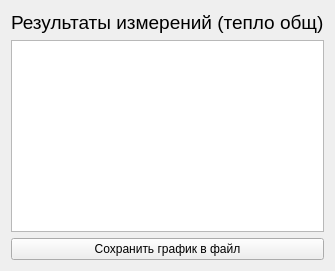
      <widget class="QWidget" name="page_5">
       <layout class="QVBoxLayout" name="verticalLayout_5">
        <item>
         <widget class="QLabel" name="label_22">
          <property name="sizePolicy">
           <sizepolicy hsizetype="Preferred" vsizetype="Fixed">
            <horstretch>0</horstretch>
            <verstretch>0</verstretch>
           </sizepolicy>
          </property>
          <property name="text">
           <string>&lt;html&gt;&lt;head/&gt;&lt;body&gt;&lt;p&gt;&lt;span style=&quot; font-size:14pt;&quot;&gt;Результаты измерений (тепло общ)&lt;/span&gt;&lt;/p&gt;&lt;/body&gt;&lt;/html&gt;</string>
          </property>
         </widget>
        </item>
        <item>
         <widget class="QTableWidget" name="tepl_results">
          <property name="sizePolicy">
           <sizepolicy hsizetype="Preferred" vsizetype="Preferred">
            <horstretch>0</horstretch>
            <verstretch>0</verstretch>
           </sizepolicy>
          </property>
          <property name="minimumSize">
           <size>
            <width>0</width>
            <height>0</height>
           </size>
          </property>
          <property name="alternatingRowColors">
           <bool>true</bool>
          </property>
         </widget>
        </item>
        <item>
         <widget class="QPushButton" name="save_tepl_graph_file">
          <property name="text">
           <string>Сохранить график в файл</string>
          </property>
         </widget>
        </item>
       </layout>
      </widget>
